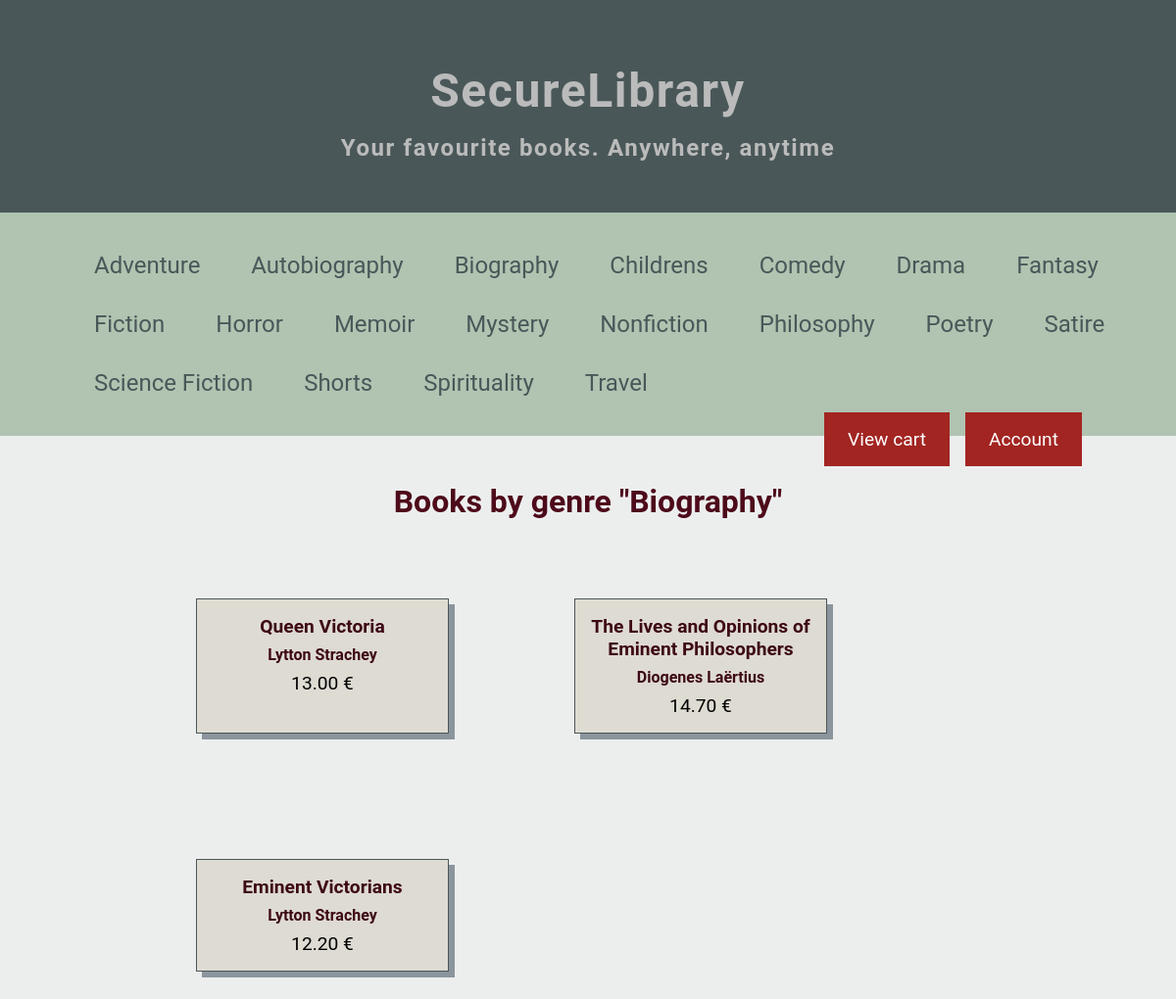
The page /search.php?genre=17 on the database its author committed.
### tables this page shows
CREATE TABLE `genres` (
  `id` int PRIMARY KEY AUTO_INCREMENT,
  `name` varchar(255)
);

CREATE TABLE `ebooks` (
  `id` int PRIMARY KEY AUTO_INCREMENT,
  `title` varchar(255),
  `author` varchar(255),
  `description` text,
  `price` float,
  `path` varchar(255)
);

### public_html/includes/functions.php (called while the page is built, shortened)
<?php
require_once "includes/db_connect.php";
function get_all_genres(){
    global $mysqli;
    return $mysqli->query("SELECT * FROM genres ORDER BY name ASC");
}
function get_by_genre($genre)
{
    global $mysqli;
    $query = $mysqli->prepare(
        "SELECT B.id, B.title, B.author, B.price
                FROM ebooks B INNER JOIN ebook_genre EG ON B.id = EG.ebook_id
                WHERE EG.genre_id = ? "
    );
    $query->bind_param("i", $genre);
    $query->execute();
    return $query->get_result();
}
function get_genre_name($id)
{
    global $mysqli;
    $genre_query = $mysqli->prepare(
        "SELECT G.name
                FROM genres G
                WHERE G.id = ?"
    );
    $genre_query->bind_param("i", $id);
    $genre_query->execute();
    $genre_result = $genre_query->get_result();
    return $genre_result ? $genre_result->fetch_array() : false;
}
?>

### public_html/search.php (the view, shortened to what this page needs)
<?php
require_once "includes/functions.php";
if (isset($_GET['genre'])) {
    $genre_id = $_GET['genre'];
    $result = get_by_genre($genre_id);
    $genre = get_genre_name($genre_id);
}
?>
<!DOCTYPE html>
<html>
<head>
    <?php include "includes/include.php" ?>
</head>
<body>
    <?php include "includes/header.php" ?>
    <main class="search-page">
        <h1>
            Books by genre "<?php echo $genre['name'] ?>"
        </h1>
        <ul class="search-results">
            <?php
            if ($result) {
                while ($row = $result->fetch_array()) {
            ?>
                    <li>
                        <a href="<?php echo 'book.php?id=' . $row['id']; ?>">
                            <div class="book-search-entry">
                                <p class="book-search-title">
                                    <?php echo $row['title'] ?>
                                </p>
                                <p class="book-search-author">
                                    <?php echo $row['author'] ?>
                                </p>
                                <p class="book-search-price"><span class="book-price-number"> <?php echo number_format($row['price'], 2) ?></span> &#8364; </p>
                            </div>
                        </a>
                    </li>
            <?php
                }
            }
            ?>
        </ul>
    </main>
</body>
</html>

### public_html/includes/navbar.php
<nav>
    <ul>
        <?php
        $genres = get_all_genres();
        if ($genres) {
            while ($row = $genres->fetch_array()) {
        ?>
                <li class='menu-entry'>
                    <a href="<?php echo "search.php?genre=" . $row['id'] ?>">
                        <?php echo $row['name'] ?>
                    </a>
                </li>
        <?php
            }
        }
        ?>
    </ul>
    <div class="menu-cart">
        <a href="profile.php">
            Account
        </a>
        <a href="cart.php">
            View cart
        </a>
    </div>
</nav>

### public_html/css/custom.css (style rules this page uses)
html { font-family: 'Roboto', sans-serif; }
html, body { margin: 0; padding: 0; border: 0; outline: 0; font-size: 100%; vertical-align: baseline; background: transparent; }
body { background-color: #eceeee; }
a { text-decoration: none; color: inherit; }
nav { background-color: #B0C4B1; padding: 1.5rem 2rem; }
nav ul { margin: 0; }
nav li { display: inline-block; margin-top: 1rem; margin-bottom: 1rem; font-size: 1.5rem; }
nav a { padding: 1rem 1.5rem; color: #4A5759; }
main { padding: 0 6rem; padding-bottom: 8rem; }
.search-results { text-decoration: none; display: flex; flex-wrap: wrap; }
.search-results li { display: inline-block; text-align: center; margin: 4rem; width: 15rem; border: 1px solid #4A5759; box-shadow: 6px 6px #8b959d; background-color: #DEDBD2; padding: 0.5rem; }
.search-page h1, .cart-page h1, .logout-page h1 { text-align: center; color: #4d0a1a; margin-top: 3rem; margin-bottom: 0rem; }
.book-search-entry p { margin: 0.5rem; }
.book-search-title, .book-search-author { font-weight: bold; color: #3D0814; }
.book-search-title { font-size: 1.2rem; }
.book-search-price { font-size: 1.2rem; }
.menu-cart { margin-right: 3rem; }
.menu-cart a, .cart-buy-button a, .profile-links a { background-color: #A22522; float: right; padding: 1rem 1.5rem; margin-right: 1rem; color: white; font-size: 1.2rem; }
main { clear: both; }

### rows shown on the page
genres: name "Adventure"
genres: name "Autobiography"
genres: name "Biography"
genres: name "Childrens"
genres: name "Comedy"
genres: name "Drama"
genres: name "Fantasy"
genres: name "Fiction"
genres: name "Horror"
genres: name "Memoir"
genres: name "Mystery"
genres: name "Nonfiction"
genres: name "Philosophy"
genres: name "Poetry"
genres: name "Satire"
genres: name "Science Fiction"
genres: name "Shorts"
genres: name "Spirituality"
genres: name "Travel"
ebooks: title "Queen Victoria", author "Lytton Strachey", price "13.00"
ebooks: title "The Lives and Opinions of Eminent Philosophers", author "Diogenes Laërtius", price "14.70"
ebooks: title "Eminent Victorians", author "Lytton Strachey", price "12.20"
